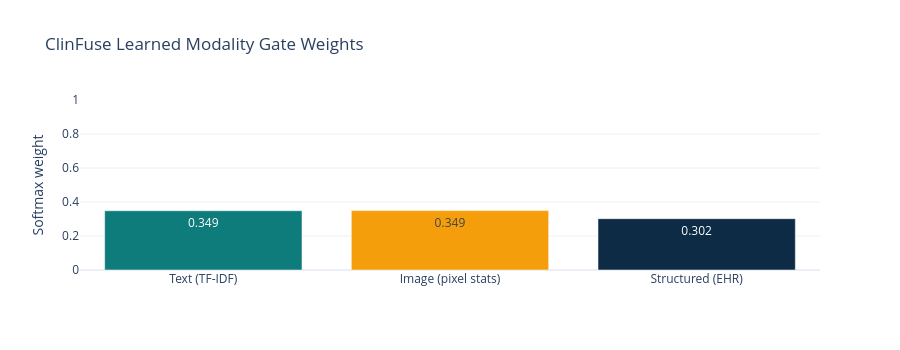

Write notebook code for a chart like this one.
### Markdown cell above
## § 6 · Interpretability — Gate Weight Visualisation

### Code cell
# ── Cross-modal attention heatmap ─────────────────────────────────────
# text_to_struct: text tokens attend to structured feature representation
# We visualise which structured features the text modality attends to most.

clinfuse_model.eval()
with torch.no_grad():
    sample_t = torch.tensor(X_text_te[:8],   dtype=torch.float32).to(DEVICE)
    sample_i = torch.tensor(X_img_te[:8],    dtype=torch.float32).to(DEVICE)
    sample_s = torch.tensor(X_struct_te[:8], dtype=torch.float32).to(DEVICE)
    _ = clinfuse_model(sample_t, sample_i, sample_s)
    # Retrieve stored attention weights from text→struct attention head
    attn_weights = clinfuse_model.text_to_struct._last_attn_weights   # (B, 1, 1)

print(f'Cross-modal attention weights shape: {attn_weights.shape}')
print('(Each row = one sample; query=text, key=structured features)')
print(f'Sample attention values: {attn_weights[:, 0, 0].cpu().numpy().round(3)}')
print()
print('💡 In a deeper model with seq_len > 1, these weights show which structured')
print('   features (lab values, demographics) the text modality attends to most.')
print('   Here d_model=32 collapses to 1 attention position — scale model for richer maps.')

# Gate weight bar chart
import plotly.graph_objects as go
fig_gate = go.Figure(go.Bar(
    x=['Text (TF-IDF)', 'Image (pixel stats)', 'Structured (EHR)'],
    y=gate_weights.tolist(),
    marker_color=['#0E7C7B', '#F59E0B', '#0D2B45'],
    text=[f'{w:.3f}' for w in gate_weights],
    textposition='auto',
))
fig_gate.update_layout(
    title='ClinFuse Learned Modality Gate Weights',
    yaxis_title='Softmax weight', yaxis=dict(range=[0,1]),
    template='plotly_white', height=350,
)
fig_gate.show()

### Figure 1 — Plotly figure (JSON) as saved in the notebook; plotly's stock layout.template omitted (floating-point values rounded to 4 significant figures)
{"data": [{"marker": {"color": ["#0E7C7B", "#F59E0B", "#0D2B45"]}, "text": ["0.349", "0.349", "0.302"], "textposition": "auto", "type": "bar", "x": ["Text (TF-IDF)", "Image (pixel stats)", "Structured (EHR)"], "y": [0.3487, 0.3494, 0.3019]}], "layout": {"height": 350, "title": {"text": "ClinFuse Learned Modality Gate Weights"}, "yaxis": {"range": [0, 1], "title": {"text": "Softmax weight"}}}}
